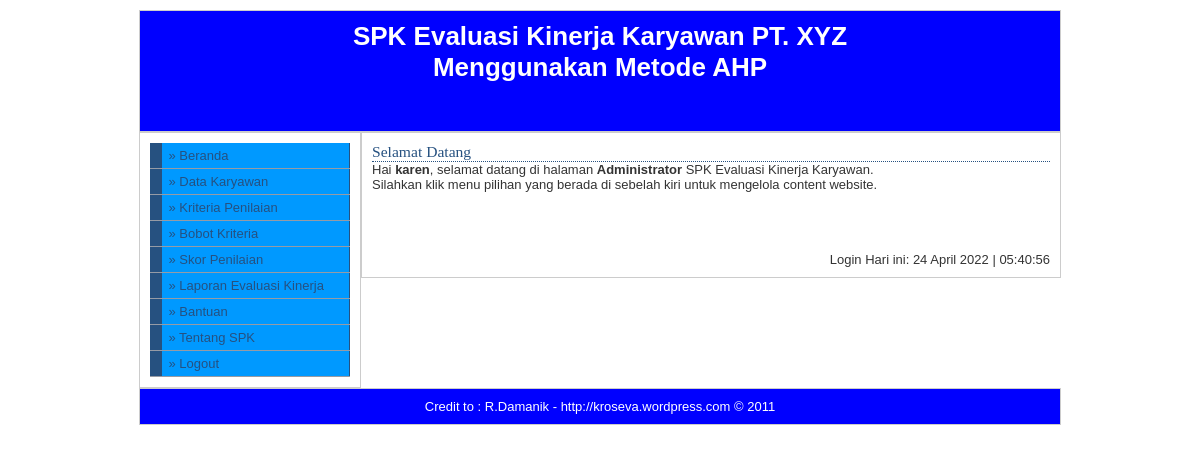
Page /indexs.php?modul=beranda (signed in) on the committed database.
### tables this page shows
CREATE TABLE IF NOT EXISTS `menu` (
  `menu` varchar(30) NOT NULL,
  `link` varchar(50) NOT NULL,
  `status` enum('admin','user') NOT NULL,
  `aktif` enum('y','n') NOT NULL,
  `urutan` int(5) NOT NULL
);

### menu.php (the view, shortened to what this page needs)
<?php
if ($_SESSION[leveluser]=='admin'){
  $sql=mysql_query("select * from menu where aktif='y' and status='admin' order by urutan");
}
else{
  $sql=mysql_query("select * from menu where status='user' and aktif='y' order by urutan");
}
while ($m=mysql_fetch_array($sql)){
  echo "<li><a href='$m[link]'>&#187; $m[menu]</a></li>";
}
?>

### main.css (style rules this page uses)
* { padding: 0; margin: 0; }
body { font-family: Arial, Helvetica, sans-serif; font-size: 13px; }
#menu li { width: 200px; border-bottom: 1px solid #969BA5; margin: 0; padding: 0; font-size: 100%; vertical-align: bottom; }
#menu a:link, #menu a:visited { display: block; padding: 5px 5px 5px 0.5em; border-left: 12px solid #265180; border-right: 1px solid #265180; background-color: #0099FF; color: #265180; text-decoration: none; }
a:link,a:visited { color:#265180; }

### rows in the picture
menu: menu "Data Karyawan"
menu: menu "Kriteria Penilaian"
menu: menu "Bobot Kriteria"
menu: menu "Skor Penilaian"
menu: menu "Laporan Evaluasi Kinerja"

### other values in the picture
$_SESSION[namauser] "karen"
$footer "Credit to : R.Damanik - http://kroseva.wordpress.com © 2011"
